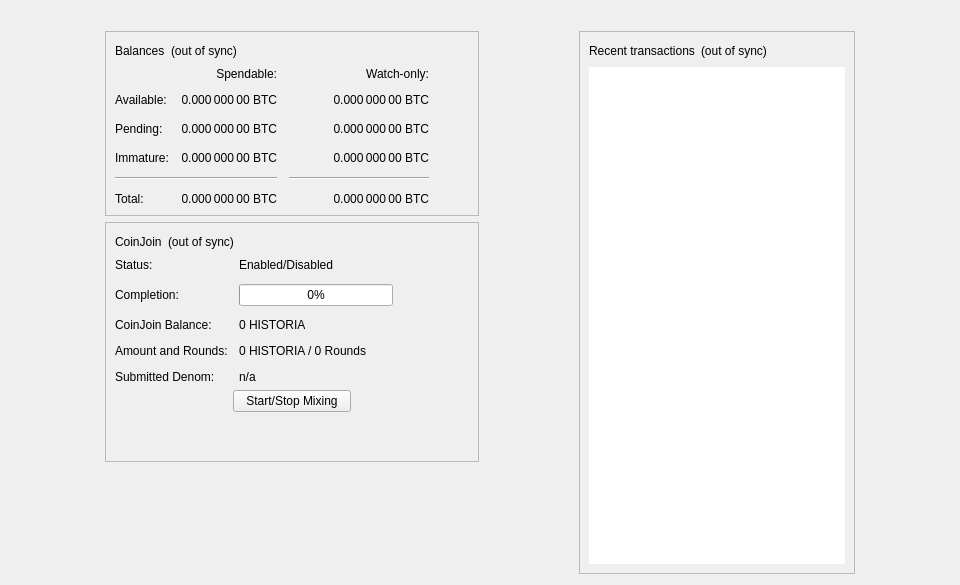
<?xml version="1.0" encoding="UTF-8"?>
<ui version="4.0">
 <class>OverviewPage</class>
 <widget class="QWidget" name="OverviewPage">
  <property name="geometry">
   <rect>
    <x>0</x>
    <y>0</y>
    <width>960</width>
    <height>585</height>
   </rect>
  </property>
  <property name="minimumSize">
   <size>
    <width>960</width>
    <height>0</height>
   </size>
  </property>
  <property name="windowTitle">
   <string>Form</string>
  </property>
  <layout class="QVBoxLayout" name="topLayout">
   <item>
    <widget class="QLabel" name="labelAlerts">
     <property name="visible">
      <bool>false</bool>
     </property>
     <property name="wordWrap">
      <bool>true</bool>
     </property>
     <property name="margin">
      <number>3</number>
     </property>
     <property name="textInteractionFlags">
      <set>Qt::TextSelectableByMouse</set>
     </property>
    </widget>
   </item>
   <item>
    <layout class="QHBoxLayout" name="horizontalLayout" stretch="1,0,1,0,1">
     <item>
      <spacer name="horizontalSpacerLeft">
       <property name="orientation">
        <enum>Qt::Horizontal</enum>
       </property>
       <property name="sizeType">
        <enum>QSizePolicy::Preferred</enum>
       </property>
       <property name="sizeHint" stdset="0">
        <size>
         <width>10</width>
         <height>20</height>
        </size>
       </property>
      </spacer>
     </item>
     <item>
      <layout class="QVBoxLayout" name="verticalLayout_2">
       <item>
        <widget class="QFrame" name="frame">
         <property name="frameShape">
          <enum>QFrame::StyledPanel</enum>
         </property>
         <property name="frameShadow">
          <enum>QFrame::Raised</enum>
         </property>
         <layout class="QVBoxLayout" name="verticalLayout_4">
          <item>
           <layout class="QHBoxLayout" name="horizontalLayout_4">
            <item>
             <widget class="QLabel" name="label_5">
              <property name="text">
               <string>Balances</string>
              </property>
             </widget>
            </item>
            <item>
             <widget class="QLabel" name="labelWalletStatus">
              <property name="toolTip">
               <string>The displayed information may be out of date. Your wallet automatically synchronizes with the Historia network after a connection is established, but this process has not completed yet.</string>
              </property>
              <property name="text">
               <string notr="true">(out of sync)</string>
              </property>
              <property name="alignment">
               <set>Qt::AlignLeading|Qt::AlignLeft|Qt::AlignVCenter</set>
              </property>
             </widget>
            </item>
            <item>
             <spacer name="horizontalSpacer_3">
              <property name="orientation">
               <enum>Qt::Horizontal</enum>
              </property>
              <property name="sizeHint" stdset="0">
               <size>
                <width>40</width>
                <height>20</height>
               </size>
              </property>
             </spacer>
            </item>
           </layout>
          </item>
          <item>
           <layout class="QGridLayout" name="gridLayout">
            <property name="spacing">
             <number>12</number>
            </property>
            <item row="2" column="2">
             <widget class="QLabel" name="labelWatchPending">
              <property name="cursor">
               <cursorShape>IBeamCursor</cursorShape>
              </property>
              <property name="toolTip">
               <string>Unconfirmed transactions to watch-only addresses</string>
              </property>
              <property name="text">
               <string notr="true">0.000 000 00 BTC</string>
              </property>
              <property name="alignment">
               <set>Qt::AlignRight|Qt::AlignTrailing|Qt::AlignVCenter</set>
              </property>
              <property name="textInteractionFlags">
               <set>Qt::LinksAccessibleByMouse|Qt::TextSelectableByKeyboard|Qt::TextSelectableByMouse</set>
              </property>
             </widget>
            </item>
            <item row="2" column="1">
             <widget class="QLabel" name="labelUnconfirmed">
              <property name="cursor">
               <cursorShape>IBeamCursor</cursorShape>
              </property>
              <property name="toolTip">
               <string>Total of transactions that have yet to be confirmed, and do not yet count toward the spendable balance</string>
              </property>
              <property name="text">
               <string notr="true">0.000 000 00 BTC</string>
              </property>
              <property name="alignment">
               <set>Qt::AlignRight|Qt::AlignTrailing|Qt::AlignVCenter</set>
              </property>
              <property name="textInteractionFlags">
               <set>Qt::LinksAccessibleByMouse|Qt::TextSelectableByKeyboard|Qt::TextSelectableByMouse</set>
              </property>
             </widget>
            </item>
            <item row="3" column="2">
             <widget class="QLabel" name="labelWatchImmature">
              <property name="cursor">
               <cursorShape>IBeamCursor</cursorShape>
              </property>
              <property name="toolTip">
               <string>Mined balance in watch-only addresses that has not yet matured</string>
              </property>
              <property name="text">
               <string notr="true">0.000 000 00 BTC</string>
              </property>
              <property name="alignment">
               <set>Qt::AlignRight|Qt::AlignTrailing|Qt::AlignVCenter</set>
              </property>
              <property name="textInteractionFlags">
               <set>Qt::LinksAccessibleByMouse|Qt::TextSelectableByKeyboard|Qt::TextSelectableByMouse</set>
              </property>
             </widget>
            </item>
            <item row="4" column="0" colspan="2">
             <widget class="Line" name="lineSpendableBalance">
              <property name="orientation">
               <enum>Qt::Horizontal</enum>
              </property>
             </widget>
            </item>
            <item row="4" column="2">
             <widget class="Line" name="lineWatchBalance">
              <property name="sizePolicy">
               <sizepolicy hsizetype="Preferred" vsizetype="Fixed">
                <horstretch>0</horstretch>
                <verstretch>0</verstretch>
               </sizepolicy>
              </property>
              <property name="minimumSize">
               <size>
                <width>140</width>
                <height>0</height>
               </size>
              </property>
              <property name="orientation">
               <enum>Qt::Horizontal</enum>
              </property>
             </widget>
            </item>
            <item row="5" column="0">
             <widget class="QLabel" name="labelTotalText">
              <property name="text">
               <string>Total:</string>
              </property>
             </widget>
            </item>
            <item row="3" column="1">
             <widget class="QLabel" name="labelImmature">
              <property name="cursor">
               <cursorShape>IBeamCursor</cursorShape>
              </property>
              <property name="toolTip">
               <string>Mined balance that has not yet matured</string>
              </property>
              <property name="text">
               <string notr="true">0.000 000 00 BTC</string>
              </property>
              <property name="alignment">
               <set>Qt::AlignRight|Qt::AlignTrailing|Qt::AlignVCenter</set>
              </property>
              <property name="textInteractionFlags">
               <set>Qt::LinksAccessibleByMouse|Qt::TextSelectableByKeyboard|Qt::TextSelectableByMouse</set>
              </property>
             </widget>
            </item>
            <item row="2" column="3">
             <spacer name="horizontalSpacer_2">
              <property name="orientation">
               <enum>Qt::Horizontal</enum>
              </property>
              <property name="sizeHint" stdset="0">
               <size>
                <width>40</width>
                <height>20</height>
               </size>
              </property>
             </spacer>
            </item>
            <item row="3" column="0">
             <widget class="QLabel" name="labelImmatureText">
              <property name="text">
               <string>Immature:</string>
              </property>
             </widget>
            </item>
            <item row="5" column="1">
             <widget class="QLabel" name="labelTotal">
              <property name="cursor">
               <cursorShape>IBeamCursor</cursorShape>
              </property>
              <property name="toolTip">
               <string>Your current total balance</string>
              </property>
              <property name="text">
               <string notr="true">0.000 000 00 BTC</string>
              </property>
              <property name="alignment">
               <set>Qt::AlignRight|Qt::AlignTrailing|Qt::AlignVCenter</set>
              </property>
              <property name="textInteractionFlags">
               <set>Qt::LinksAccessibleByMouse|Qt::TextSelectableByKeyboard|Qt::TextSelectableByMouse</set>
              </property>
             </widget>
            </item>
            <item row="5" column="2">
             <widget class="QLabel" name="labelWatchTotal">
              <property name="cursor">
               <cursorShape>IBeamCursor</cursorShape>
              </property>
              <property name="toolTip">
               <string>Current total balance in watch-only addresses</string>
              </property>
              <property name="text">
               <string notr="true">0.000 000 00 BTC</string>
              </property>
              <property name="alignment">
               <set>Qt::AlignRight|Qt::AlignTrailing|Qt::AlignVCenter</set>
              </property>
              <property name="textInteractionFlags">
               <set>Qt::LinksAccessibleByMouse|Qt::TextSelectableByKeyboard|Qt::TextSelectableByMouse</set>
              </property>
             </widget>
            </item>
            <item row="0" column="2">
             <widget class="QLabel" name="labelWatchonly">
              <property name="text">
               <string>Watch-only:</string>
              </property>
              <property name="alignment">
               <set>Qt::AlignRight|Qt::AlignTrailing|Qt::AlignVCenter</set>
              </property>
             </widget>
            </item>
            <item row="1" column="0">
             <widget class="QLabel" name="labelBalanceText">
              <property name="text">
               <string>Available:</string>
              </property>
             </widget>
            </item>
            <item row="1" column="1">
             <widget class="QLabel" name="labelBalance">
              <property name="cursor">
               <cursorShape>IBeamCursor</cursorShape>
              </property>
              <property name="toolTip">
               <string>Your current spendable balance</string>
              </property>
              <property name="text">
               <string notr="true">0.000 000 00 BTC</string>
              </property>
              <property name="alignment">
               <set>Qt::AlignRight|Qt::AlignTrailing|Qt::AlignVCenter</set>
              </property>
              <property name="textInteractionFlags">
               <set>Qt::LinksAccessibleByMouse|Qt::TextSelectableByKeyboard|Qt::TextSelectableByMouse</set>
              </property>
             </widget>
            </item>
            <item row="1" column="2">
             <widget class="QLabel" name="labelWatchAvailable">
              <property name="cursor">
               <cursorShape>IBeamCursor</cursorShape>
              </property>
              <property name="toolTip">
               <string>Your current balance in watch-only addresses</string>
              </property>
              <property name="text">
               <string notr="true">0.000 000 00 BTC</string>
              </property>
              <property name="alignment">
               <set>Qt::AlignRight|Qt::AlignTrailing|Qt::AlignVCenter</set>
              </property>
              <property name="textInteractionFlags">
               <set>Qt::LinksAccessibleByMouse|Qt::TextSelectableByKeyboard|Qt::TextSelectableByMouse</set>
              </property>
             </widget>
            </item>
            <item row="2" column="0">
             <widget class="QLabel" name="labelPendingText">
              <property name="text">
               <string>Pending:</string>
              </property>
             </widget>
            </item>
            <item row="0" column="1">
             <widget class="QLabel" name="labelSpendable">
              <property name="text">
               <string>Spendable:</string>
              </property>
              <property name="alignment">
               <set>Qt::AlignRight|Qt::AlignTrailing|Qt::AlignVCenter</set>
              </property>
             </widget>
            </item>
           </layout>
          </item>
         </layout>
        </widget>
       </item>
       <item>
        <widget class="QFrame" name="frameCoinJoin">
         <property name="layoutDirection">
          <enum>Qt::LeftToRight</enum>
         </property>
         <property name="frameShape">
          <enum>QFrame::StyledPanel</enum>
         </property>
         <property name="frameShadow">
          <enum>QFrame::Raised</enum>
         </property>
         <layout class="QVBoxLayout" name="VerticalLayout_PS1">
          <item>
           <layout class="QHBoxLayout" name="horizontalLayout_5">
            <item>
             <widget class="QLabel" name="labelCoinJoinHeader">
              <property name="text">
               <string notr="true">CoinJoin</string>
              </property>
             </widget>
            </item>
            <item>
             <widget class="QLabel" name="labelCoinJoinSyncStatus">
              <property name="toolTip">
               <string>The displayed information may be out of date. Your wallet automatically synchronizes with the Historia network after a connection is established, but this process has not completed yet.</string>
              </property>
              <property name="text">
               <string notr="true">(out of sync)</string>
              </property>
              <property name="alignment">
               <set>Qt::AlignLeading|Qt::AlignLeft|Qt::AlignVCenter</set>
              </property>
             </widget>
            </item>
            <item>
             <spacer name="horizontalSpacer_4">
              <property name="orientation">
               <enum>Qt::Horizontal</enum>
              </property>
              <property name="sizeHint" stdset="0">
               <size>
                <width>40</width>
                <height>20</height>
               </size>
              </property>
             </spacer>
            </item>
           </layout>
          </item>
          <item>
           <layout class="QFormLayout" name="coinJoinFormLayout">
            <property name="fieldGrowthPolicy">
             <enum>QFormLayout::AllNonFixedFieldsGrow</enum>
            </property>
            <property name="horizontalSpacing">
             <number>11</number>
            </property>
            <property name="verticalSpacing">
             <number>12</number>
            </property>
            <item row="0" column="0">
             <widget class="QLabel" name="labelCoinJoinEnabledText">
              <property name="text">
               <string>Status:</string>
              </property>
             </widget>
            </item>
            <item row="0" column="1">
             <widget class="QLabel" name="labelCoinJoinEnabled">
              <property name="text">
               <string>Enabled/Disabled</string>
              </property>
             </widget>
            </item>
            <item row="1" column="0">
             <widget class="QLabel" name="labelCompletitionText">
              <property name="text">
               <string>Completion:</string>
              </property>
             </widget>
            </item>
            <item row="1" column="1">
             <widget class="QProgressBar" name="coinJoinProgress">
              <property name="maximumSize">
               <size>
                <width>154</width>
                <height>16777215</height>
               </size>
              </property>
              <property name="value">
               <number>0</number>
              </property>
             </widget>
            </item>
            <item row="2" column="0">
             <widget class="QLabel" name="labelAnonymizedText">
              <property name="text">
               <string notr="true">CoinJoin Balance:</string>
              </property>
             </widget>
            </item>
            <item row="2" column="1">
             <widget class="QLabel" name="labelAnonymized">
              <property name="text">
               <string notr="true">0 HISTORIA</string>
              </property>
             </widget>
            </item>
            <item row="3" column="0">
             <widget class="QLabel" name="labelAmountAndRoundsText">
              <property name="text">
               <string>Amount and Rounds:</string>
              </property>
             </widget>
            </item>
            <item row="3" column="1">
             <widget class="QLabel" name="labelAmountRounds">
              <property name="text">
               <string>0 HISTORIA / 0 Rounds</string>
              </property>
             </widget>
            </item>
            <item row="4" column="0">
             <widget class="QLabel" name="labelSubmittedDenomText">
              <property name="text">
               <string>Submitted Denom:</string>
              </property>
             </widget>
            </item>
            <item row="4" column="1">
             <widget class="QLabel" name="labelSubmittedDenom">
              <property name="toolTip">
               <string>The denominations you submitted to the Masternode.&lt;br&gt;To mix, other users must submit the exact same denominations.</string>
              </property>
              <property name="text">
               <string>n/a</string>
              </property>
              <property name="wordWrap">
               <bool>true</bool>
              </property>
             </widget>
            </item>
           </layout>
          </item>
          <item>
           <layout class="QVBoxLayout" name="VerticalLayout_PS">
            <item>
             <layout class="QHBoxLayout" name="horizontalLayout_3">
              <property name="topMargin">
               <number>0</number>
              </property>
              <item>
               <spacer name="horizontalSpacer_5">
                <property name="orientation">
                 <enum>Qt::Horizontal</enum>
                </property>
                <property name="sizeHint" stdset="0">
                 <size>
                  <width>40</width>
                  <height>20</height>
                 </size>
                </property>
               </spacer>
              </item>
              <item>
               <widget class="QPushButton" name="toggleCoinJoin">
                <property name="sizePolicy">
                 <sizepolicy hsizetype="MinimumExpanding" vsizetype="Fixed">
                  <horstretch>0</horstretch>
                  <verstretch>0</verstretch>
                 </sizepolicy>
                </property>
                <property name="text">
                 <string>Start/Stop Mixing</string>
                </property>
               </widget>
              </item>
              <item>
               <spacer name="horizontalSpacer_6">
                <property name="orientation">
                 <enum>Qt::Horizontal</enum>
                </property>
                <property name="sizeHint" stdset="0">
                 <size>
                  <width>40</width>
                  <height>20</height>
                 </size>
                </property>
               </spacer>
              </item>
             </layout>
            </item>
            <item>
             <spacer name="verticalSpacer_3">
              <property name="orientation">
               <enum>Qt::Vertical</enum>
              </property>
              <property name="sizeHint" stdset="0">
               <size>
                <width>20</width>
                <height>40</height>
               </size>
              </property>
             </spacer>
            </item>
           </layout>
          </item>
         </layout>
        </widget>
       </item>
       <item>
        <spacer name="verticalSpacer">
         <property name="orientation">
          <enum>Qt::Vertical</enum>
         </property>
         <property name="sizeHint" stdset="0">
          <size>
           <width>20</width>
           <height>40</height>
          </size>
         </property>
        </spacer>
       </item>
      </layout>
     </item>
     <item>
      <spacer name="horizontalSpacerCenter">
       <property name="orientation">
        <enum>Qt::Horizontal</enum>
       </property>
       <property name="sizeHint" stdset="0">
        <size>
         <width>10</width>
         <height>20</height>
        </size>
       </property>
      </spacer>
     </item>
     <item>
      <layout class="QVBoxLayout" name="verticalLayout_3">
       <item>
        <widget class="QFrame" name="frame_2">
         <property name="frameShape">
          <enum>QFrame::StyledPanel</enum>
         </property>
         <property name="frameShadow">
          <enum>QFrame::Raised</enum>
         </property>
         <layout class="QVBoxLayout" name="verticalLayout">
          <item>
           <layout class="QHBoxLayout" name="horizontalLayout_2">
            <item>
             <widget class="QLabel" name="label_4">
              <property name="text">
               <string>Recent transactions</string>
              </property>
             </widget>
            </item>
            <item>
             <widget class="QLabel" name="labelTransactionsStatus">
              <property name="toolTip">
               <string>The displayed information may be out of date. Your wallet automatically synchronizes with the Historia network after a connection is established, but this process has not completed yet.</string>
              </property>
              <property name="text">
               <string notr="true">(out of sync)</string>
              </property>
              <property name="alignment">
               <set>Qt::AlignLeading|Qt::AlignLeft|Qt::AlignVCenter</set>
              </property>
             </widget>
            </item>
            <item>
             <spacer name="horizontalSpacer">
              <property name="orientation">
               <enum>Qt::Horizontal</enum>
              </property>
              <property name="sizeHint" stdset="0">
               <size>
                <width>40</width>
                <height>20</height>
               </size>
              </property>
             </spacer>
            </item>
           </layout>
          </item>
          <item>
           <widget class="QListView" name="listTransactions">
            <property name="frameShape">
             <enum>QFrame::NoFrame</enum>
            </property>
            <property name="verticalScrollBarPolicy">
             <enum>Qt::ScrollBarAlwaysOff</enum>
            </property>
            <property name="horizontalScrollBarPolicy">
             <enum>Qt::ScrollBarAlwaysOff</enum>
            </property>
            <property name="selectionMode">
             <enum>QAbstractItemView::NoSelection</enum>
            </property>
           </widget>
          </item>
         </layout>
        </widget>
       </item>
      </layout>
     </item>
     <item>
      <spacer name="horizontalSpacerRight">
       <property name="orientation">
        <enum>Qt::Horizontal</enum>
       </property>
       <property name="sizeType">
        <enum>QSizePolicy::Preferred</enum>
       </property>
       <property name="sizeHint" stdset="0">
        <size>
         <width>10</width>
         <height>20</height>
        </size>
       </property>
      </spacer>
     </item>
    </layout>
   </item>
  </layout>
 </widget>
 <resources/>
 <connections/>
</ui>
